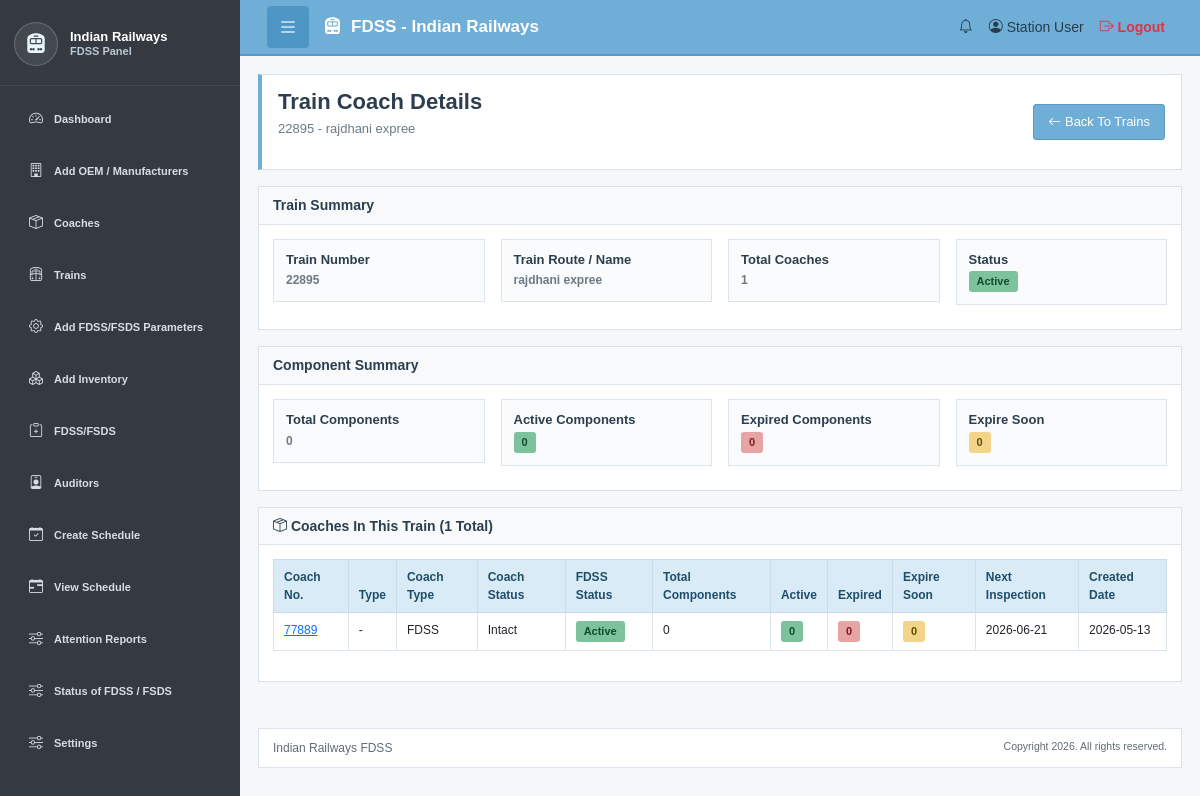
The app's page /train-coaches.php?train_info_id=2 (signed in), older data.
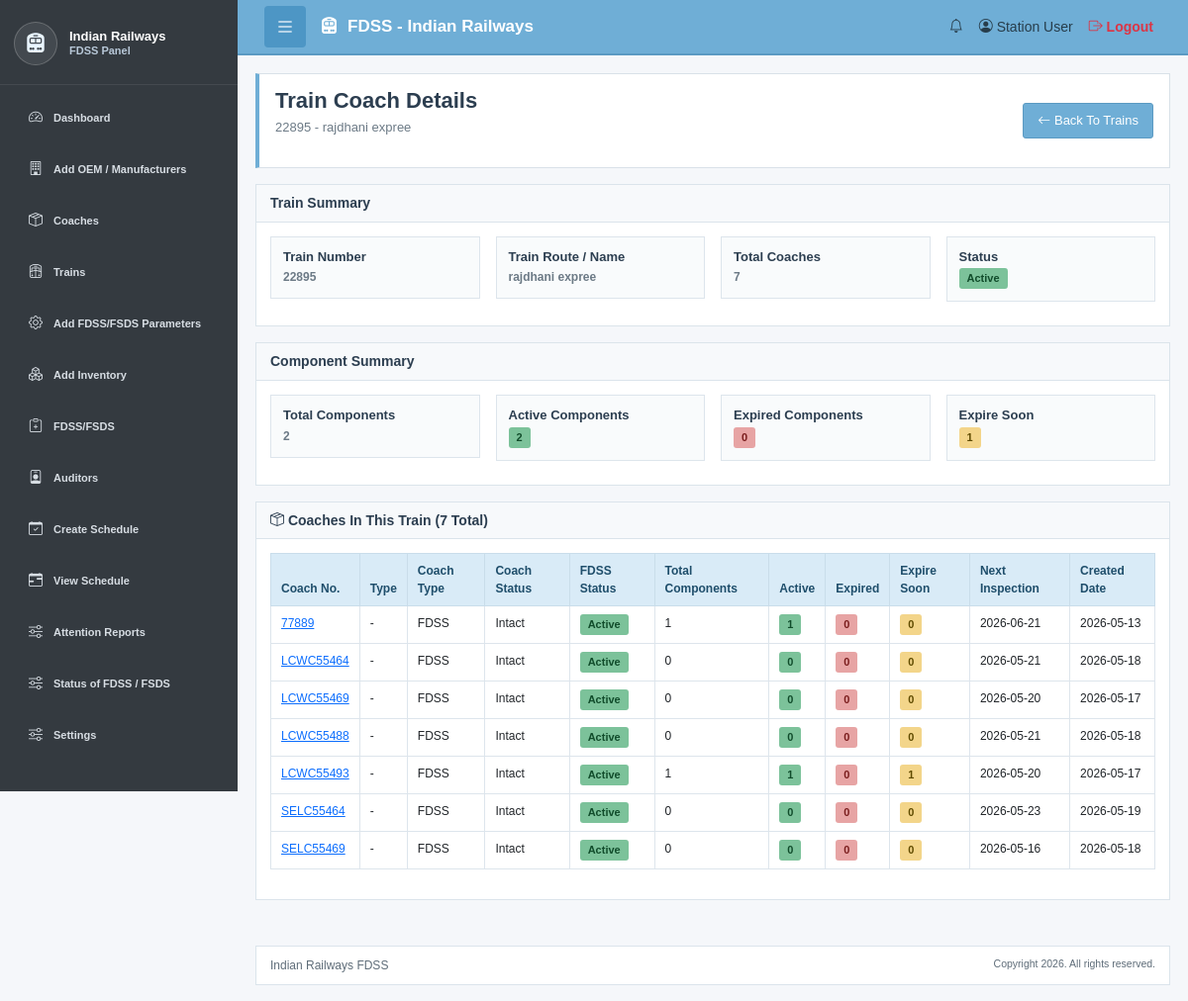
The same page, newer data.
### tables this page shows
CREATE TABLE `fdss_train_coach` (
  `coach_id` int(11) NOT NULL,
  `train_info_id` varchar(10) DEFAULT NULL,
  `coach_no` varchar(50) NOT NULL,
  `Type` varchar(20) DEFAULT NULL,
  `coach_type` varchar(100) DEFAULT NULL,
  `user_id` int(11) NOT NULL,
  `coach_status` enum('Detached','Intact') NOT NULL DEFAULT 'Intact',
  `status` enum('Active','Inactive') DEFAULT 'Active',
  `next_inspection_date` date DEFAULT NULL,
  `created_at` timestamp NULL DEFAULT current_timestamp(),
  `updated_at` timestamp NULL DEFAULT current_timestamp() ON UPDATE current_timestamp(),
  `schedule_status` int(11) NOT NULL DEFAULT 0 COMMENT 'O means coach is free 1 means cach work is progress'
);

### train-coaches.php (the view, shortened to what the changed rows need)
<?php
require_once 'config/db.php';
$user_id = (int) $_SESSION['user_id'];
$train_info_id = isset($_GET['train_info_id']) ? (int) $_GET['train_info_id'] : 0;
function e($value) {
    return htmlspecialchars((string) $value, ENT_QUOTES, 'UTF-8');
}
$coaches = [];
$coach_query = "SELECT
                    c.coach_id,
                    c.train_info_id,
                    c.coach_no,
                    c.coach_type,
                    c.`Type` AS coach_body_type,
                    c.coach_status,
                    c.status,
                    c.next_inspection_date,
                    c.created_at,
                    COUNT(ci.id) AS total_inventory,
                    SUM(CASE WHEN ci.status = 'Active' THEN 1 ELSE 0 END) AS active_inventory,
                    SUM(CASE WHEN ci.status = 'Expired' THEN 1 ELSE 0 END) AS expired_inventory,
                    SUM(CASE
                        WHEN iu.Warranty_expire IS NOT NULL
                        AND DATE(iu.Warranty_expire) BETWEEN CURDATE() AND DATE_ADD(CURDATE(), INTERVAL 30 DAY)
                        THEN 1 ELSE 0
                    END) AS expire_soon
                FROM fdss_train_coach c
                LEFT JOIN fdss_coach_inventory ci
                    ON ci.coach_id = c.coach_id
                    AND ci.user_id = c.user_id
                LEFT JOIN fdds_inventory_unit iu
                    ON iu.unit_id = ci.inventory_unit_id
                WHERE c.user_id = ?
                AND c.train_info_id = ?
                GROUP BY c.coach_id
                ORDER BY c.coach_no ASC";
$stmt = $conn->prepare($coach_query);
$stmt->bind_param("ii", $user_id, $train_info_id);
$stmt->execute();
$coach_result = $stmt->get_result();
while ($row = $coach_result->fetch_assoc()) {
    $coaches[] = $row;
}
$total_components = 0;
$active_components = 0;
$expire_soon_components = 0;
foreach ($coaches as $coach) {
    $total_components += (int) ($coach['total_inventory'] ?? 0);
    $active_components += (int) ($coach['active_inventory'] ?? 0);
    $expire_soon_components += (int) ($coach['expire_soon'] ?? 0);
}
?>
<!DOCTYPE html>
<html lang="en">
<head>
    <link href="https://cdnjs.cloudflare.com/ajax/libs/bootstrap/5.3.0/css/bootstrap.min.css" rel="stylesheet">
    <link href="https://cdnjs.cloudflare.com/ajax/libs/bootstrap-icons/1.11.0/font/bootstrap-icons.min.css" rel="stylesheet">
    <link href="assets/css/styles.css" rel="stylesheet">
</head>
<body>
<div class="sidebar-container">
    <main class="main-content">
        <div class="page-header">
            <div>
                <h1>Train Coach Details</h1>
            </div>
        </div>
        <div class="content-card">
            <div class="card-body">
                <div class="row g-3">
                    <div class="col-lg-3 col-md-6">
                        <div class="quick-box">
                            <p><strong><?php echo count($coaches); ?></strong></p>
                        </div>
                    </div>
                </div>
            </div>
        </div>
        <div class="content-card">
            <div class="card-body">
                <div class="row g-3">
                    <div class="col-lg-3 col-md-6">
                        <div class="quick-box">
                            <p><strong><?php echo e($total_components); ?></strong></p>
                        </div>
                    </div>
                    <div class="col-lg-3 col-md-6">
                        <div class="quick-box">
                            <p><span class="badge badge-success"><?php echo e($active_components); ?></span></p>
                        </div>
                    </div>
                    <div class="col-lg-3 col-md-6">
                        <div class="quick-box">
                            <p><span class="badge badge-warning"><?php echo e($expire_soon_components); ?></span></p>
                        </div>
                    </div>
                </div>
            </div>
        </div>
        <div class="content-card">
            <div class="card-header">
                <h5>
                    <i class="bi bi-box-seam"></i>
                    Coaches In This Train (<?php echo count($coaches); ?> Total)
                </h5>
            </div>
            <div class="card-body">
                <div class="table-wrapper">
                    <table class="table table-hover">
                        <thead>
                            <tr>
                                <th>Coach No.</th>
                                <th>Type</th>
                                <th>Coach Type</th>
                                <th>Coach Status</th>
                                <th>FDSS Status</th>
                                <th>Total Components</th>
                                <th>Active</th>
                                <th>Expired</th>
                                <th>Expire Soon</th>
                                <th>Next Inspection</th>
                                <th>Created Date</th>
                            </tr>
                        </thead>
                        <tbody>
                        <?php if (empty($coaches)): ?>
                            <tr>
                                <td colspan="11" class="text-center text-muted py-4">
                                    No coaches assigned to this train.
                                </td>
                            </tr>
                        <?php else: ?>
                            <?php foreach ($coaches as $coach): ?>
                                <tr>
                                    <td>
                                        <a href="coach-inventory.php?train_info_id=<?php echo e($coach['train_info_id']); ?>&coach_no=<?php echo urlencode($coach['coach_no']); ?>">
                                            <?php echo e($coach['coach_no']); ?>
                                        </a>
                                    </td>
                                    <td><?php echo e($coach['coach_body_type'] ?: '-'); ?></td>
                                    <td><?php echo e($coach['coach_type'] ?: '-'); ?></td>
                                    <td><?php echo e($coach['coach_status'] ?: '-'); ?></td>
                                    <td>
                                        <span class="badge <?php echo ($coach['status'] === 'Active') ? 'badge-success' : 'badge-danger'; ?>">
                                            <?php echo e($coach['status']); ?>
                                        </span>
                                    </td>
                                    <td><?php echo e($coach['total_inventory'] ?? 0); ?></td>
                                    <td><span class="badge badge-success"><?php echo e($coach['active_inventory'] ?? 0); ?></span></td>
                                    <td><span class="badge badge-danger"><?php echo e($coach['expired_inventory'] ?? 0); ?></span></td>
                                    <td><span class="badge badge-warning"><?php echo e($coach['expire_soon'] ?? 0); ?></span></td>
                                    <td>
                                        <?php echo $coach['next_inspection_date'] ? e(date('Y-m-d', strtotime($coach['next_inspection_date']))) : '-'; ?>
                                    </td>
                                    <td>
                                        <?php echo $coach['created_at'] ? e(date('Y-m-d', strtotime($coach['created_at']))) : '-'; ?>
                                    </td>
                                </tr>
                            <?php endforeach; ?>
                        <?php endif; ?>
                        </tbody>
                    </table>
                </div>
            </div>
        </div>
    </main>
</div>
</body>
</html>

Row changes from the older to the newer data that the page shows:
changed fdss_train_coach (number 1 of 7 on the later page): total_inventory "0" → "1"; active_inventory "0" → "1"
added fdss_train_coach: coach_no "LCWC55464", Type "-", coach_type "FDSS", coach_status "Intact", status "Active", total_inventory "0", active_inventory "0", expired_inventory "0", expire_soon "0", next_inspection_date "2026-05-21", created_at "2026-05-18"
added fdss_train_coach: coach_no "LCWC55469", Type "-", coach_type "FDSS", coach_status "Intact", status "Active", total_inventory "0", active_inventory "0", expired_inventory "0", expire_soon "0", next_inspection_date "2026-05-20", created_at "2026-05-17"
added fdss_train_coach: coach_no "LCWC55488", Type "-", coach_type "FDSS", coach_status "Intact", status "Active", total_inventory "0", active_inventory "0", expired_inventory "0", expire_soon "0", next_inspection_date "2026-05-21", created_at "2026-05-18"
added fdss_train_coach: coach_no "LCWC55493", Type "-", coach_type "FDSS", coach_status "Intact", status "Active", total_inventory "1", active_inventory "1", expired_inventory "0", expire_soon "1", next_inspection_date "2026-05-20", created_at "2026-05-17"
added fdss_train_coach: coach_no "SELC55464", Type "-", coach_type "FDSS", coach_status "Intact", status "Active", total_inventory "0", active_inventory "0", expired_inventory "0", expire_soon "0", next_inspection_date "2026-05-23", created_at "2026-05-19"
added fdss_train_coach: coach_no "SELC55469", Type "-", coach_type "FDSS", coach_status "Intact", status "Active", total_inventory "0", active_inventory "0", expired_inventory "0", expire_soon "0", next_inspection_date "2026-05-16", created_at "2026-05-18"
Text that changed along with them:
count($coaches): "1" → "7"
$total_components: "0" → "2"
$active_components: "0" → "2"
$expire_soon_components: "0" → "1"
